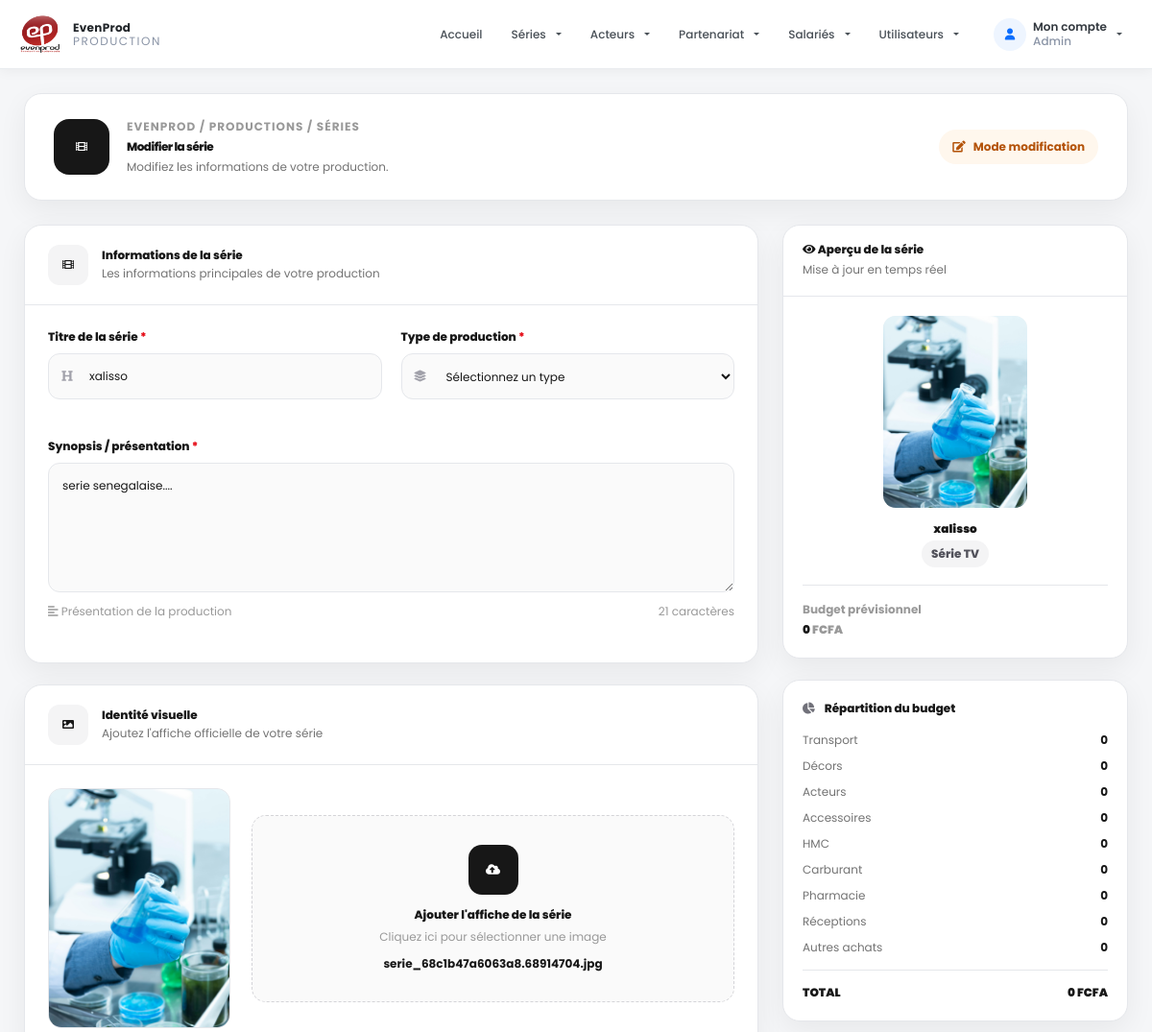
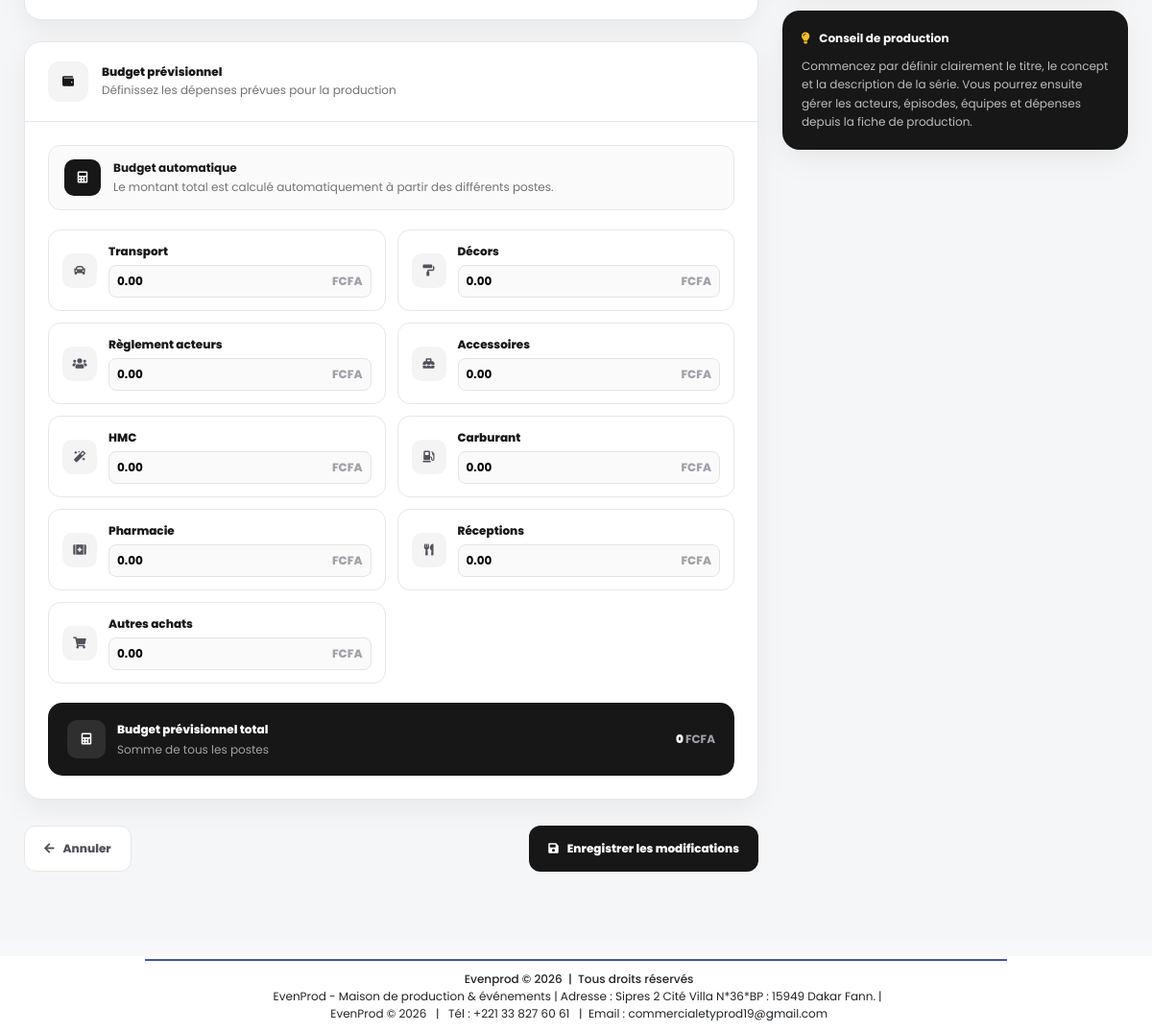
Page /pages/add_serie.php?id=1 (signed in) on the committed database (2 pictures, top to bottom).
### tables this page shows
CREATE TABLE IF NOT EXISTS `series` (
  `id` int NOT NULL AUTO_INCREMENT,
  `titre` varchar(150) NOT NULL,
  `description` text,
  `logo` varchar(255) DEFAULT NULL,
  `date_sortie` date DEFAULT NULL,
  `type` varchar(100) DEFAULT NULL,
  `budget` decimal(10,0) NOT NULL,
  `transport` decimal(15,2) NOT NULL DEFAULT '0.00',
  `decors` decimal(15,2) NOT NULL DEFAULT '0.00',
  `reglement_acteurs` decimal(15,2) NOT NULL DEFAULT '0.00',
  `accessoires` decimal(15,2) NOT NULL DEFAULT '0.00',
  `hmc` decimal(15,2) NOT NULL DEFAULT '0.00',
  `carburant` decimal(15,2) NOT NULL DEFAULT '0.00',
  `pharmacie` decimal(15,2) NOT NULL DEFAULT '0.00',
  `receptions` decimal(15,2) NOT NULL DEFAULT '0.00',
  `autres_achats` decimal(15,2) NOT NULL DEFAULT '0.00',
  `projet_id` int DEFAULT NULL,
  PRIMARY KEY (`id`),
  KEY `projet_id` (`projet_id`)
);

### pages/add_serie.php (the view, shortened to what the rows shown need)
<?php
include '../config/fonction.php';
$serieId = $_GET['id'] ?? null;
$serie   = $serieId ? getSerieById($serieId) : null;
include '../includes/header.php';
?>
<link rel="stylesheet" href="https://cdnjs.cloudflare.com/ajax/libs/font-awesome/5.15.4/css/all.min.css">
<section class="serie-page">
    <div class="serie-container">
        <header class="serie-header">
            <div class="serie-header-left">
                <div>
                    <h1>
                        <?= $serieId ? 'Modifier la série' : 'Nouvelle série' ?>
                    </h1>
                </div>
            </div>
        </header>
        <div class="serie-layout">
            <main>
                <form action="trait_serie" method="post" enctype="multipart/form-data" id="serieForm">
                    <section class="form-card">
                        <div class="card-header">
                            <div>
                                <h2>Informations de la série</h2>
                            </div>
                        </div>
                        <div class="card-body">
                            <div class="form-grid">
                                <div class="form-group">
                                    <div class="input-box">
                                        <input type="text" id="titre" name="titre" class="form-control-modern"
                                            placeholder="Ex : Les Héritiers"
                                            value="<?= htmlspecialchars($serie['titre'] ?? '') ?>" required>
                                    </div>
                                </div>
                                <div class="form-group full">
                                    <label for="description">
                                        Synopsis / présentation <span>*</span>
                                    </label>
                                    <textarea id="description" name="description"
                                        class="form-control-modern description-field" maxlength="2000"
                                        placeholder="Présentez brièvement l'histoire, l'univers et le concept de la série..."
                                        required><?= htmlspecialchars($serie['description'] ?? '') ?></textarea>
                                    <div class="textarea-footer">
                                        <span>
                                        </span>
                                        <span id="descriptionCount">
                                        </span>
                                    </div>
                                </div>
                            </div>
                        </div>
                    </section>
                    <section class="form-card">
                        <div class="card-header">
                            <div>
                                <h2>Identité visuelle</h2>
                            </div>
                        </div>
                        <div class="card-body">
                            <div class="upload-wrapper">
                                <div class="poster-preview" id="posterPreview">
                                    <?php if (!empty($serie['logo'])): ?>
                                    <img src="../uploads/series/<?= htmlspecialchars($serie['logo']) ?>"
                                        alt="<?= htmlspecialchars($serie['titre'] ?? 'Affiche') ?>">
                                    <?php endif; ?>
                                </div>
                                <label for="photo" class="upload-content">
                                    <div class="upload-icon">
                                        <i class="fas fa-cloud-upload-alt"></i>
                                    </div>
                                    <strong>
                                        Ajouter l'affiche de la série
                                    </strong>
                                    <span>
                                        Cliquez ici pour sélectionner une image
                                    </span>
                                    <small class="file-name" id="file-name">
                                        <?= !empty($serie['logo'])
                        ? htmlspecialchars($serie['logo'])
                        : 'Aucun fichier sélectionné'
                    ?>
                                    </small>
                                </label>
                            </div>
                        </div>
                    </section>
                    <section class="form-card">
                        <div class="card-header">
                            <div>
                                <h2>Budget prévisionnel</h2>
                            </div>
                        </div>
                        <div class="card-body">
                            <div class="budget-grid">
                                <div class="budget-item">
                                    <div class="budget-info">
                                        <div class="money-input">
                                            <input type="number" name="transport" class="budget-input" min="0" step="1"
                                                placeholder="0"
                                                value="<?= htmlspecialchars($serie['transport'] ?? 0) ?>">
                                            <span>FCFA</span>
                                        </div>
                                    </div>
                                </div>
                                <div class="budget-item">
                                    <div class="budget-info">
                                        <div class="money-input">
                                            <input type="number" name="decors" class="budget-input" min="0" step="1"
                                                placeholder="0" value="<?= htmlspecialchars($serie['decors'] ?? 0) ?>">
                                            <span>FCFA</span>
                                        </div>
                                    </div>
                                </div>
                                <div class="budget-item">
                                    <div class="budget-info">
                                        <div class="money-input">
                                            <input type="number" name="reglement_acteurs" class="budget-input" min="0"
                                                step="1" placeholder="0"
                                                value="<?= htmlspecialchars($serie['reglement_acteurs'] ?? 0) ?>">
                                            <span>FCFA</span>
                                        </div>
                                    </div>
                                </div>
                                <div class="budget-item">
                                    <div class="budget-info">
                                        <div class="money-input">
                                            <input type="number" name="accessoires" class="budget-input" min="0"
                                                step="1" placeholder="0"
                                                value="<?= htmlspecialchars($serie['accessoires'] ?? 0) ?>">
                                            <span>FCFA</span>
                                        </div>
                                    </div>
                                </div>
                                <div class="budget-item">
                                    <div class="budget-info">
                                        <div class="money-input">
                                            <input type="number" name="hmc" class="budget-input" min="0" step="1"
                                                placeholder="0" value="<?= htmlspecialchars($serie['hmc'] ?? 0) ?>">
                                            <span>FCFA</span>
                                        </div>
                                    </div>
                                </div>
                                <div class="budget-item">
                                    <div class="budget-info">
                                        <div class="money-input">
                                            <input type="number" name="carburant" class="budget-input" min="0" step="1"
                                                placeholder="0"
                                                value="<?= htmlspecialchars($serie['carburant'] ?? 0) ?>">
                                            <span>FCFA</span>
                                        </div>
                                    </div>
                                </div>
                                <div class="budget-item">
                                    <div class="budget-info">
                                        <div class="money-input">
                                            <input type="number" name="pharmacie" class="budget-input" min="0" step="1"
                                                placeholder="0"
                                                value="<?= htmlspecialchars($serie['pharmacie'] ?? 0) ?>">
                                            <span>FCFA</span>
                                        </div>
                                    </div>
                                </div>
                                <div class="budget-item">
                                    <div class="budget-info">
                                        <div class="money-input">
                                            <input type="number" name="receptions" class="budget-input" min="0" step="1"
                                                placeholder="0"
                                                value="<?= htmlspecialchars($serie['receptions'] ?? 0) ?>">
                                            <span>FCFA</span>
                                        </div>
                                    </div>
                                </div>
                                <div class="budget-item">
                                    <div class="budget-info">
                                        <div class="money-input">
                                            <input type="number" name="autres_achats" class="budget-input" min="0"
                                                step="1" placeholder="0"
                                                value="<?= htmlspecialchars($serie['autres_achats'] ?? 0) ?>">
                                            <span>FCFA</span>
                                        </div>
                                    </div>
                                </div>
                            </div>
                        </div>
                    </section>
                </form>
            </main>
            <aside class="sidebar">
                <div class="preview-card">
                    <div class="preview-poster" id="previewPoster">
                        <?php if (!empty($serie['logo'])): ?>
                        <img src="../uploads/series/<?= htmlspecialchars($serie['logo']) ?>" alt="Affiche">
                        <?php else: ?>
                        <div class="preview-poster-placeholder">
                            <i class="fas fa-film"></i>
                        </div>
                        <?php endif; ?>
                    </div>
                    <div class="preview-content">
                        <h2 class="preview-title" id="previewTitle">
                            <?= htmlspecialchars(
                    $serie['titre'] ?? 'Votre série'
                ) ?>
                        </h2>
                        <span class="preview-type" id="previewType">
                            <?= htmlspecialchars(
                    $serie['type'] ?? 'Série TV'
                ) ?>
                        </span>
                        <div class="preview-budget">
                            <span class="preview-budget-label">
                            </span>
                            <div class="preview-budget-value">
                            </div>
                        </div>
                    </div>
                </div>
            </aside>
        </div>
    </div>
</section>
<?php include '../includes/footer.php'; ?>

### rows in the picture
series: titre "xalisso", description "serie senegalaise....", logo (picture), logo "serie_68c1b47a6063a8.68914704.jpg", transport "0.00", decors "0.00", reglement_acteurs "0.00", accessoires "0.00", hmc "0.00", carburant "0.00", pharmacie "0.00", receptions "0.00", autres_achats "0.00", type "Série TV"

### other values in the picture
$role "Admin"
